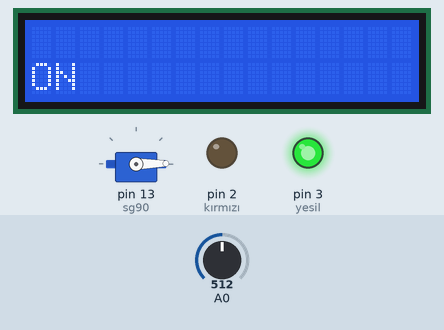
Recording of a sketch running on a simulated Arduino Uno, built for the host (arithmetic inside an expression is 32-bit, double 64-bit). Shown: servo, 16×2 character LCD, output pins drawn as LEDs (lit = HIGH). The inputs (shaded band) are chosen by the test bench; at power-on: A0 = 512. What the sketch prints to the serial monitor is not drawn.

Above: at 1.2 s.
1.3 s: A0 set to 810
At 2.8 s:
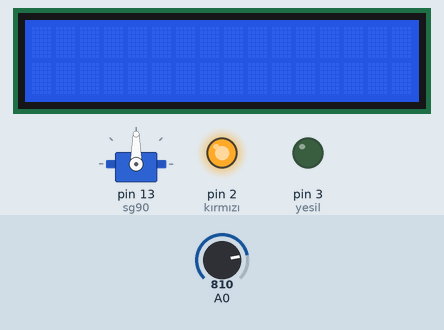
4.8 s: A0 set to 790
At 6.0 s:
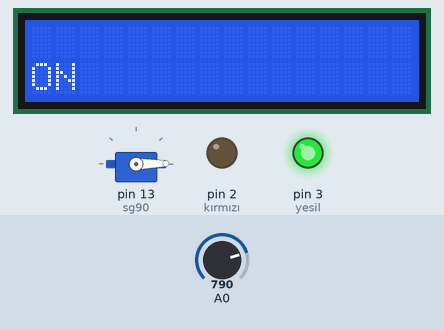
8.3 s: A0 set to 900
At 10.6 s:
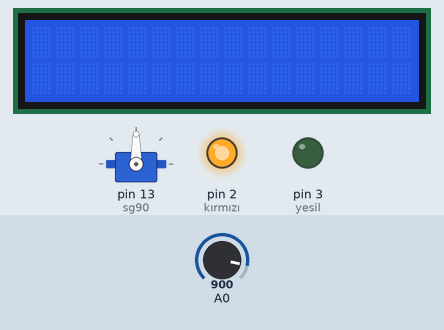
11.8 s: A0 set to 986
15.3 s: A0 set to 1011
16.8 s: A0 set to 900
Timing chart, 0 to 19.8 s (numbered marks = the images above; inputs shaded):
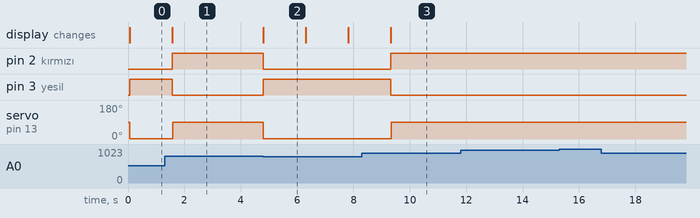

Measured:
- after the input at 1.3 s, pin 2 (kırmızı): LOW → HIGH after 0.27 s; pin 3 (yesil): HIGH → LOW after 0.27 s; servo on pin 13 (sg90): 1° → 90° after 0.29 s
- after the input at 4.8 s, pin 2 (kırmızı): HIGH → LOW at once; pin 3 (yesil): LOW → HIGH at once; servo on pin 13 (sg90): 90° → 1° at once; the display: changes at once (image 2)
- after the input at 8.3 s, pin 2 (kırmızı): LOW → HIGH after 1.0 s; pin 3 (yesil): HIGH → LOW after 1.0 s; servo on pin 13 (sg90): 1° → 90° after 1.0 s
- what the display in image 2 shows lasts 1.5 s, from 4.8 s to 6.3 s

The sketch:

yakupTrkan.ino
```cpp
#include <LiquidCrystal_I2C.h> // I2C LCD kütüphanesini dahil ettik
LiquidCrystal_I2C lcd(0x27,16,2); // LCD nesnesi oluşturduk
#include <Servo.h> // Servo kütüphanesini dahil ettik
Servo sg90; // Servo nesnesi oluşturduk
int pos = 0; // Servo pozisyonu için değişken tanımladık
int deger=0; // Analog okuma için değişken tanımladık
int kırmızı=2;//digital pin 2yi kırmızı olarak tanımladık.
int yesil=3;//digital pin 3ü yesil olarak tanımladık.
void setup()
{
pinMode(kırmızı,OUTPUT); // kırmızı ledi çıkış olarak ayarladık
pinMode(yesil,OUTPUT); // yesil ledi çıkış olarak ayarladık
sg90.attach(13); // Servoyu 13. pine bağladık
Serial.begin(9600); // Seri haberleşmeyi başlattık
lcd.begin(); // LCD'yi başlattık
}
void loop()
{
deger=analogRead(A0); // A0 pininden analog değer oku
Serial.println(analogRead(A0)); // Okunan değeri seri monitöre yaz
if(deger>800) // Eğer değer 800'den büyükse
{
sg90.write(90); // Servoyu 90 dereceye döndürdük
lcd.setCursor(0,0); // LCD'nin ilk satırının başına gittik.
lcd.print("OFF"); // Kapı kapalı olduğu için OFF yazdık
digitalWrite(kırmızı,HIGH); // kırmızı ledimiz aktif halde
digitalWrite(yesil,LOW); // yeşil ledimiz inaktif halde
}
if(deger<800) // Eğer değer 800'den küçükse
{
sg90.write(1); // Servoyu 1 dereceye döndürdük.
lcd.setCursor(0,1); // LCD'nin ikinci satırının başına gittik
lcd.print("ON"); // Kapı kapalı olduğu için ON yazdık
digitalWrite(3,HIGH); // yeşil ledimiz aktif halde
digitalWrite(2,LOW); // kırmızı ledimiz inaktif halde
delay(1500); // 1500 ms(1.5sn) bekledik
}
lcd.clear(); // LCD'yi temizleyerek yazıların karmaşasını önledik
}
```
